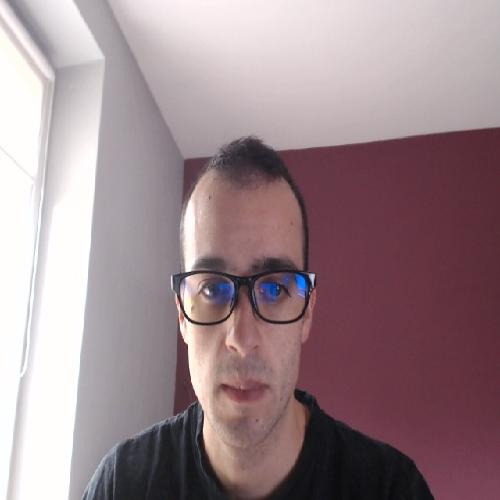
#> input picture Procesamiento imagenes/Laplaciano/BlurDetectionOpenvc/images/0.jpg, 500 x 500 px
$ python sharp_image.py
#> lines starting #> are read from the running program, lines starting #| are printed output that depends on the picture
import base64

import cv2 as cv
import cv2
import numpy as np


def byte_to_image(string_byte):
    jpg_original = base64.b64decode(string_byte)
    jpg_as_np = np.frombuffer(jpg_original, dtype=np.uint8)
    img = cv2.imdecode(jpg_as_np, flags=1)
#> img is the input picture: shape (500, 500, 3); mean B, G, R 140.2, 135.1, 156.1
    return img


def unsharp_mask(image, kernel_size=(5, 5), sigma=1.0, amount=1.0, threshold=1):
#> called with kernel_size = (5, 5), sigma = 1, amount = 1, threshold = 1
    blurred = cv.GaussianBlur(image, kernel_size, sigma)
    sharpened = float(amount + 1) * image - float(amount) * blurred
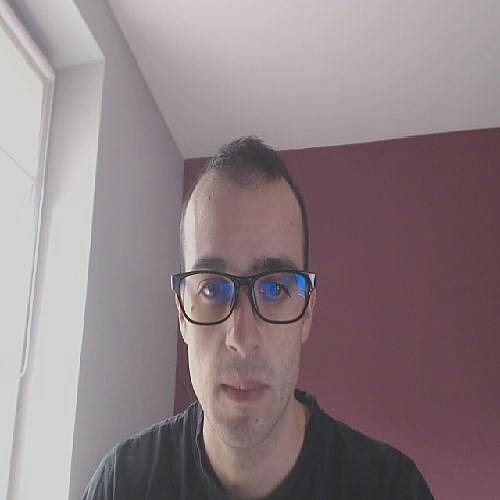
#> sharpened: shape (500, 500, 3) float64; mean B, G, R 140.2, 135.1, 156.1; drawn with min black and max white
    sharpened = np.maximum(sharpened, np.zeros(sharpened.shape))
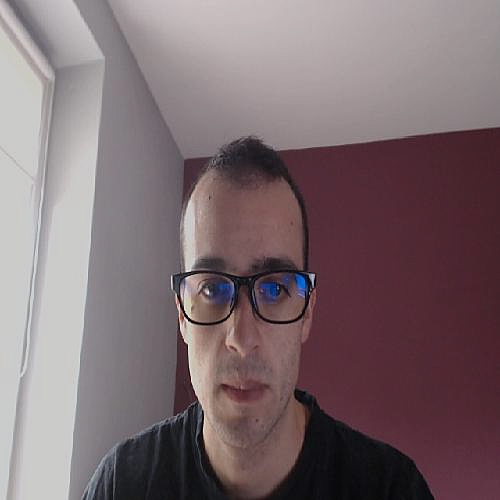
#> sharpened: shape (500, 500, 3) float64; mean B, G, R 140.2, 135.2, 156.1; drawn with min black and max white
    sharpened = np.minimum(sharpened, 255 * np.ones(sharpened.shape))
    sharpened = sharpened.round().astype(np.uint8)
    if threshold > 0:
        low_contrast_mask = np.absolute(image - blurred) < threshold
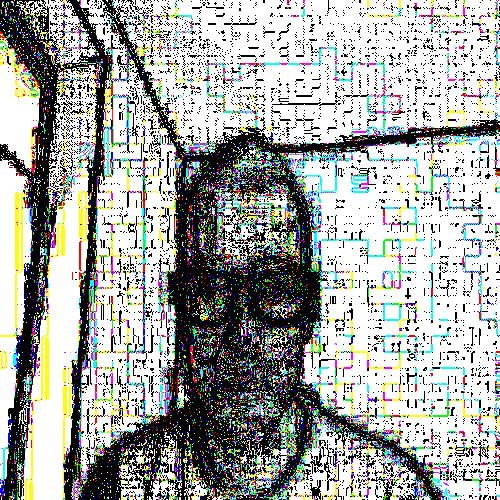
#> low_contrast_mask: shape (500, 500, 3) bool; mean B, G, R 0.646, 0.662, 0.651
        np.copyto(sharpened, image, where=low_contrast_mask)
    return sharpened


# image = cv.imread('D:\Python\Procesamiento imagenes\Laplaciano\BlurDetectionOpenvc\images\\0.jpg')
encoded = base64.b64encode(
    open('D:\Python\Procesamiento imagenes\Laplaciano\BlurDetectionOpenvc\images\\0.jpg', "rb").read())
print("Input: " + str(encoded))
image = byte_to_image(encoded)
sharpened_image = unsharp_mask(image)
sharpened_image2 = unsharp_mask(sharpened_image)
#> call 2 of unsharp_mask, with kernel_size = (5, 5), sigma = 1, amount = 1, threshold = 1
#> in unsharp_mask (call 2), `sharpened = np.maximum(sharpened, np.zeros(sharpened.shape))`:
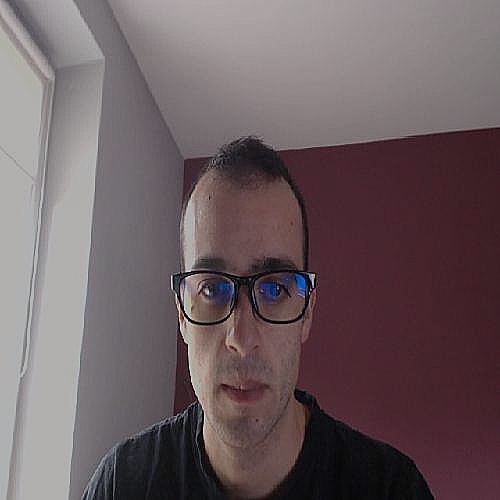
#> sharpened: shape (500, 500, 3) float64; mean B, G, R 140.2, 135.2, 156.1; drawn with min black and max white
#> in unsharp_mask (call 2), `low_contrast_mask = np.absolute(image - blurred) < threshold`:
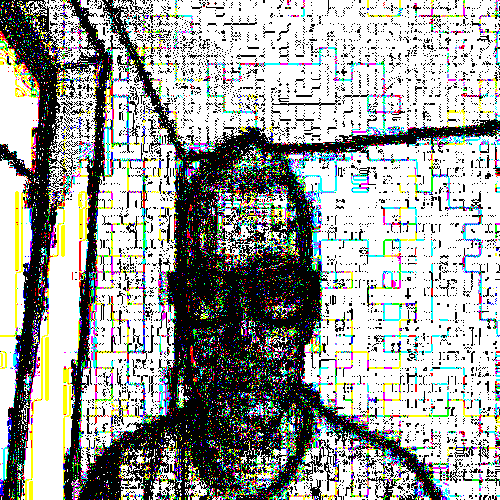
#> low_contrast_mask: shape (500, 500, 3) bool; mean B, G, R 0.618, 0.635, 0.623
img_as_string = cv2.imencode('.jpg', sharpened_image2)[1].tostring()

x = np.fromstring(sharpened_image2, dtype='uint8')

#decode the array into an image
img = cv2.imdecode(x, cv2.IMREAD_UNCHANGED)

#> (the run stopped early here; a loop or call above may not have finished)

$ run again, with Procesamiento imagenes/Laplaciano/BlurDetectionOpenvc/images/10.jpg copied over Procesamiento imagenes/Laplaciano/BlurDetectionOpenvc/images/0.jpg
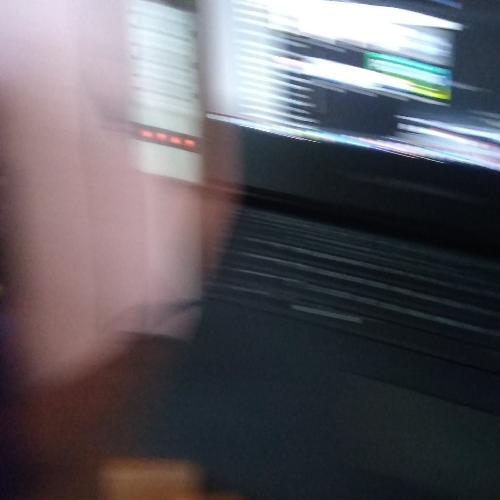
#> input picture Procesamiento imagenes/Laplaciano/BlurDetectionOpenvc/images/10.jpg, 500 x 500 px
#> in byte_to_image, img is the input picture: shape (500, 500, 3); mean B, G, R 95.9, 89.9, 92.8
#> in unsharp_mask (call 2), `sharpened = np.maximum(sharpened, np.zeros(sharpened.shape))`:
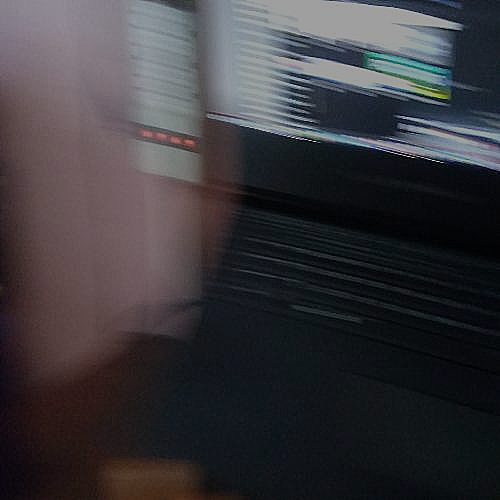
#> sharpened: shape (500, 500, 3) float64; mean B, G, R 95.8, 89.8, 92.8; drawn with min black and max white
#> in unsharp_mask (call 2), `low_contrast_mask = np.absolute(image - blurred) < threshold`:
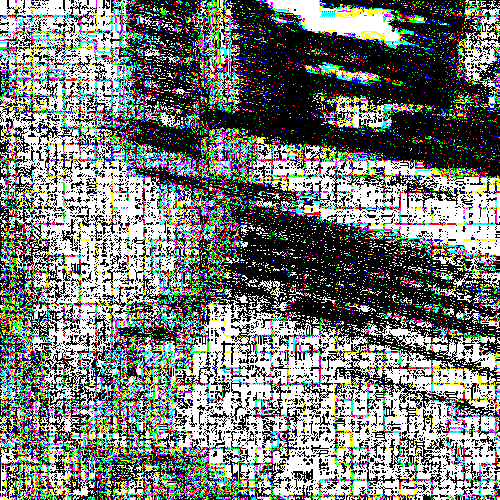
#> low_contrast_mask: shape (500, 500, 3) bool; mean B, G, R 0.464, 0.486, 0.466

$ run again, with Procesamiento imagenes/Laplaciano/BlurDetectionOpenvc/images/11.jpg copied over Procesamiento imagenes/Laplaciano/BlurDetectionOpenvc/images/0.jpg
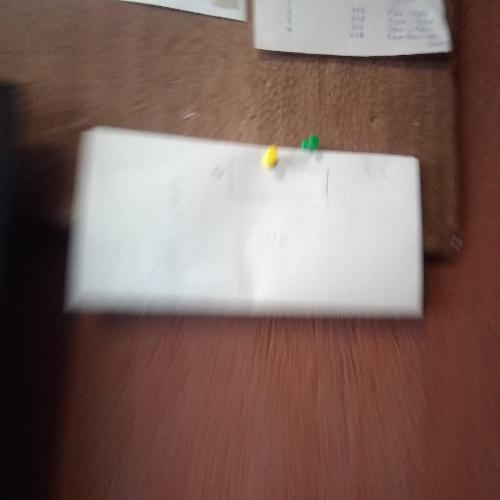
#> input picture Procesamiento imagenes/Laplaciano/BlurDetectionOpenvc/images/11.jpg, 500 x 500 px
#> in byte_to_image, img is the input picture: shape (500, 500, 3); mean B, G, R 96, 102, 125.4
#> in unsharp_mask (call 2), `sharpened = np.maximum(sharpened, np.zeros(sharpened.shape))`:
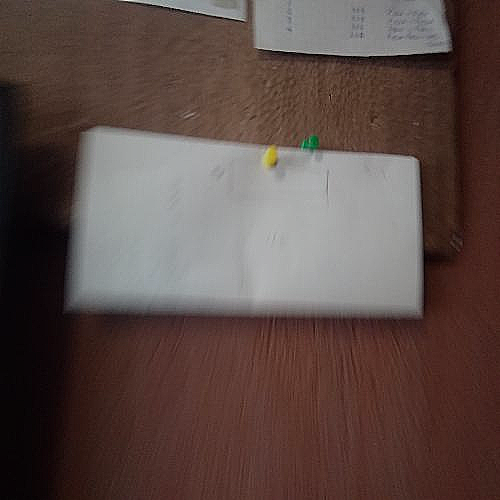
#> sharpened: shape (500, 500, 3) float64; mean B, G, R 96, 102, 125.4; drawn with min black and max white
#> in unsharp_mask (call 2), `low_contrast_mask = np.absolute(image - blurred) < threshold`:
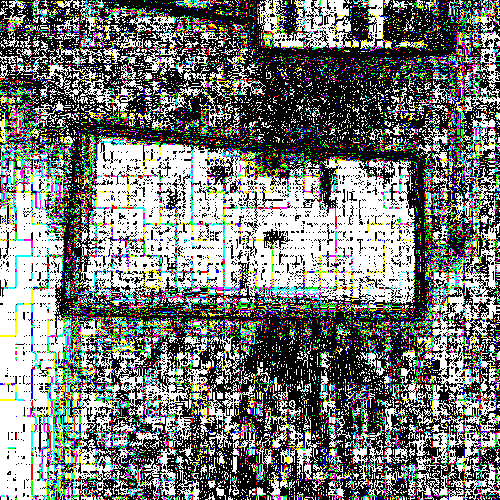
#> low_contrast_mask: shape (500, 500, 3) bool; mean B, G, R 0.465, 0.482, 0.467
